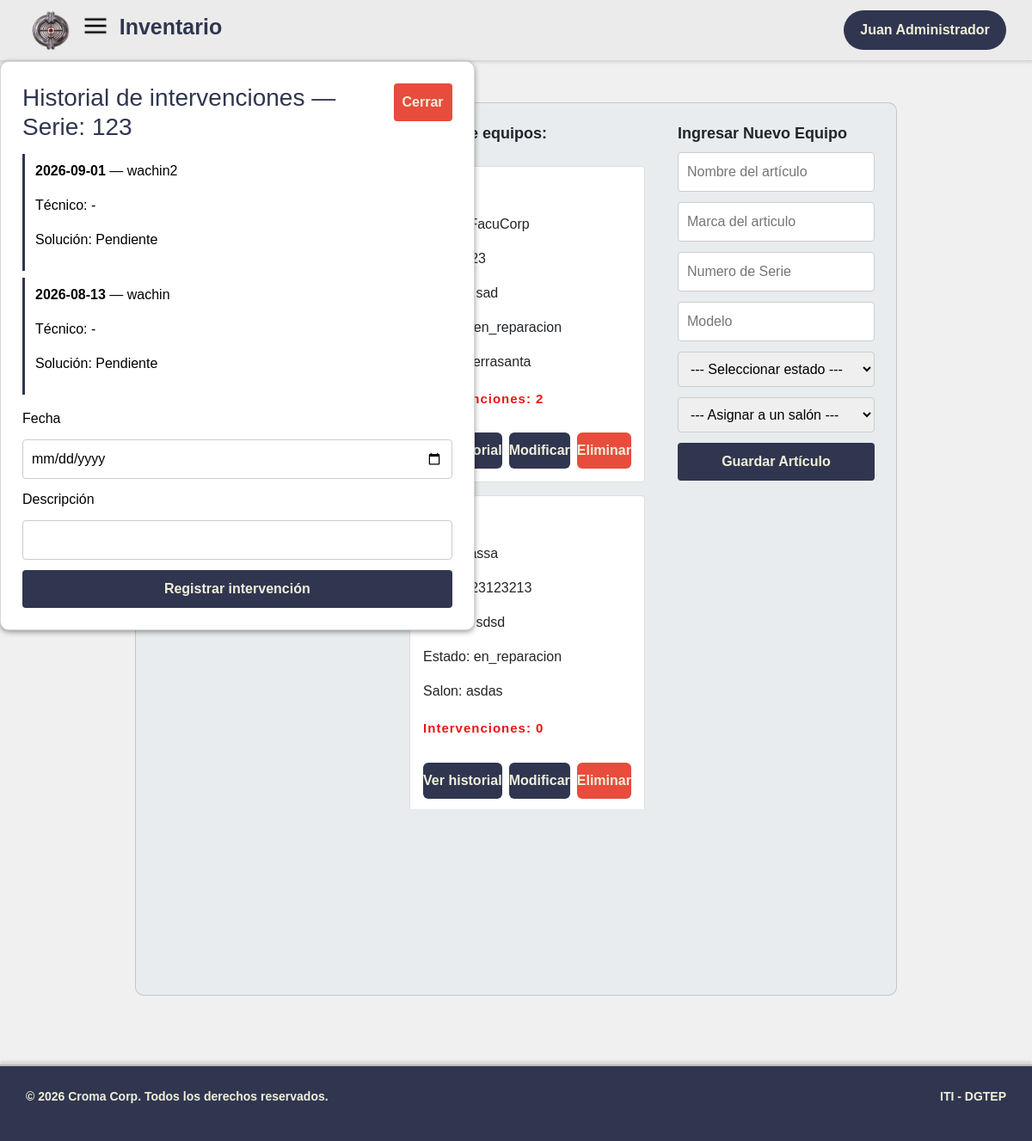
Page /Presentacion/html/inventario.php?historial=123 (signed in) on the committed database.
### tables this page shows
CREATE TABLE `inventario` (
  `numero_serie` varchar(50) NOT NULL,
  `nombre` varchar(50) NOT NULL,
  `marca` varchar(50) NOT NULL,
  `modelo` varchar(50) NOT NULL,
  `estado` enum('operativo','en_reparacion','de_baja','prestado') NOT NULL DEFAULT 'operativo',
  `numero_intervenciones` int(11) NOT NULL DEFAULT 0,
  `id_salon` int(11) NOT NULL,
  `cedula_administrador` varchar(12) DEFAULT NULL
);

CREATE TABLE `salon` (
  `id_salon` int(11) NOT NULL,
  `nombre` varchar(50) NOT NULL,
  `tipo` enum('laboratorio','taller','aula','oficina') NOT NULL
);

CREATE TABLE `intervencion` (
  `id_intervencion` int(11) NOT NULL,
  `numero_serie` varchar(50) NOT NULL,
  `fecha` date NOT NULL,
  `descripcion` text NOT NULL,
  `tecnico` varchar(12) DEFAULT NULL,
  `solucion` text DEFAULT NULL
);

### Datos/Clases/ClassInventario.php (called while the page is built, shortened)
<?php
require __DIR__ . '/../DataBase/ConexionMYSQL/conexion.php';
class Inventario{
 public static function mostrar(){
    global $conexion;
    $sql = $conexion->query("SELECT tipo, nombre, id_salon FROM salon");
    $sql2 = $conexion->query("SELECT inventario.numero_serie, inventario.nombre, inventario.marca, inventario.modelo,
               inventario.estado, inventario.numero_intervenciones, inventario.id_salon,
               salon.nombre AS nombre_salon
                FROM inventario
                JOIN salon ON inventario.id_salon = salon.id_salon");
    $salones = $sql->fetch_all(MYSQLI_ASSOC);
    $equipos = $sql2->fetch_all(MYSQLI_ASSOC);
    return [
        "salones" => $salones,
        "equipos" => $equipos
    ];
}
}
?>

### Procesos/mostrarinventario.php (called while the page is built, shortened)
<?php
require __DIR__ . "../../Datos/Clases/ClassInventario.php";
require __DIR__ . "../../Datos/Clases/ClassIntervencion.php";
if($_SERVER['REQUEST_METHOD'] === 'POST'){
$ok = Inventario::mostrar();
$salones = $ok['salones'];
$equipos = $ok['equipos'];
}else{
    $ok = Inventario::mostrar();
    $equipos = $ok['equipos'];
}
if (isset($_GET['historial'])) {
    $numeroSerieHistorial = $_GET['historial'];
    $historial = Intervencion::mostrarPorEquipo($numeroSerieHistorial, $conexion);
}
$editando = null;
?>

### Datos/Clases/ClassIntervencion.php (called while the page is built, shortened)
<?php
class Intervencion {
    public static function mostrarPorEquipo($numero_serie, $conexion) {
        $sql = "SELECT fecha, descripcion, tecnico, solucion FROM intervencion WHERE numero_serie = ? ORDER BY fecha DESC";
        $stmt = $conexion->prepare($sql);
        $stmt->bind_param("s", $numero_serie);
        $stmt->execute();
        $resultado = $stmt->get_result();
        return $resultado->fetch_all(MYSQLI_ASSOC);
    }
}
?>

### Presentacion/html/inventario.php (the view, shortened to what this page needs)
<!DOCTYPE html>
<html lang="en">
<head>
  <link rel="stylesheet" href="https://cdn.jsdelivr.net/npm/bootstrap@5.3.3/dist/css/bootstrap.min.css">
  <link rel="stylesheet" href="../css/global.css">
  <link rel="stylesheet" href="../css/inventario.css">
</head>
<body data-modulo="inventario">
<header>
   <h1 id="titulo">Inventario</h1>
 <?php require '../globales/Header.php'?>
</header>
    <main>
          <section id="contenido">
            <section id="busqueda">
                <form method="post" action="../../Procesos/busquedainventario.php">
                <button type="submit">Buscar</button>
                </form>
            </section>
            <article id="seccion-listado">
                <h3 class="titulo-seccion">Inventario de equipos:</h3>
                    <?php
                    include_once '../../Procesos/mostrarinventario.php';
                    ?>
                        <ul id="listado-equipos">
        <?php foreach ($equipos as $equipo): ?>
            <li class="tarjeta-producto">
                <p class="tarjeta-nombre"><?= htmlspecialchars($equipo['nombre']) ?></p>
                <p class="tarjeta-marca">Marca: <?= htmlspecialchars($equipo['marca']) ?></p>
                <p class="tarjeta-serie">Serie: <?= htmlspecialchars($equipo['numero_serie']) ?></p>
                <p class="tarjeta-modelo">Modelo: <?= htmlspecialchars($equipo['modelo']) ?></p>
                <p class="tarjeta-estado">Estado: <?= htmlspecialchars($equipo['estado']) ?></p>
                <p class="tarjeta-salon">Salon: <?= htmlspecialchars($equipo['nombre_salon'] ?? 'Sin asignar') ?></p>
                <p class="tarjeta-intervenciones">Intervenciones: <?= $equipo['numero_intervenciones'] ?></p>
                <div class="tarjeta-acciones">
                    <form method="post" action="../../Procesos/registrarintervencion.php">
                    <a class="boton-historial" href="?historial=<?= $equipo['numero_serie'] ?>">Ver historial</a>
                    </form>
                    <form>
                    <a class="boton-modificar" href="?editar=<?= $equipo['numero_serie'] ?>">Modificar</a>
                    </form>
                    <form method="post" action="../../Procesos/eliminarinventario.php" style="display:inline">
                        <button class="boton-eliminar" type="submit" onclick="return confirm('¿Seguro que quiere eliminar este equipo?')">Eliminar</button>
                    </form>
                </div>
            </li>
        <?php endforeach; ?>
        </ul>
            </article>
            <article id="seccion-formulario">
                <h3 class="titulo-seccion">Ingresar Nuevo Equipo</h3>
                <form id="formulario-producto" method="post" action="../../Procesos/backend/procesoinventario.php">
                    <input name="nombre" type="text" id="nombre" placeholder="Nombre del artículo" required value="<?= $editando ? htmlspecialchars($editando['nombre']) : '' ?>">
                    <input name="marca" type="text" id="marca" placeholder="Marca del articulo" required value="<?= $editando ? htmlspecialchars($editando['marca']) : '' ?>">
                    <input name="numero_serie" type="text" class="numSerie" placeholder="Numero de Serie" required value="<?= $editando ? htmlspecialchars($editando['numero_serie']) : '' ?>" <?= $editando ? 'readonly' : '' ?>>
                    <input name="modelo" type="text" class="numSerie" placeholder="Modelo" required value="<?= $editando ? htmlspecialchars($editando['modelo']) : '' ?>">
                    <select name="estado" id="estado" required>
                        <option value="">--- Seleccionar estado ---</option>
                    </select>
                    <select name="id_salon" id="salonInventario" required>
                        <option value="">--- Asignar a un salón ---</option>
                    </select>
                    <button id="submit" type="submit">Guardar Artículo</button>
                </form>
            </article>
        </section>
                    <dialog id="dialogHistorial" <?= $numeroSerieHistorial ? 'open' : '' ?>>
                    <button id="cerrarHistorial" type="button" onclick="document.getElementById('dialogHistorial').close()">Cerrar</button>
                    <h3 id="tituloHistorial">Historial de intervenciones — Serie: <?= htmlspecialchars($numeroSerieHistorial ?? '') ?></h3>
                    <ul id="listaHistorial">
                        <?php if (empty($historial)): ?>
                            <li>Este equipo todavía no tuvo intervenciones.</li>
                        <?php else: ?>
                            <?php foreach ($historial as $h): ?>
                                <li class="item-historial">
                                    <p><strong><?= htmlspecialchars($h['fecha']) ?></strong> — <?= htmlspecialchars($h['descripcion']) ?></p>
                                    <p>Técnico: <?= htmlspecialchars($h['tecnico'] ?? '-') ?></p>
                                    <p>Solución: <?= htmlspecialchars($h['solucion'] ?? 'Pendiente') ?></p>
                                </li>
                            <?php endforeach; ?>
                        <?php endif; ?>
                    </ul>
                    <?php if ($numeroSerieHistorial): ?>
                        <form method="post" action="../../Procesos/registrarintervencion.php">
                            <label for="fecha">Fecha</label>
                            <input type="date" name="fecha" id="fecha">
                            <label for="descripcion">Descripción</label>
                            <input type="text" name="descripcion" id="descripcion" required>
                            <button type="submit">Registrar intervención</button>
                        </form>
                    <?php endif; ?>
                </dialog>
    </main>
        <?php include '../globales/Footer.php' ?>
</body>
</html>

### Presentacion/css/global.css (style rules this page uses)
* { margin: 0; padding: 0; box-sizing: border-box; text-decoration: none; font-family:Arial, Helvetica, sans-serif; }
html { scroll-behavior: smooth; overflow-x: hidden; }
body { font-family: 'Helvetica Neue', Helvetica, Arial, sans-serif; margin: 0; padding: 0; display: flex; flex-direction: column; min-height: 100vh; background-color: #f0f0f0; overflow-x: hidden; max-width: 100%; }
main { flex: 1; display: flex; justify-content: center; min-width: 0; }
#titulo { text-align: left; order: 3; }
header { display: grid; grid-template-columns: auto auto auto 1fr; align-items: center; border-bottom: 1px solid #d6d6d6; background-color: #ebebeb; box-shadow: 0 2px 3px rgba(0, 0, 0, 0.1); padding: 10px 30px; }
header h1 { font-size: 25px; color: #30364F; font-weight: bold; margin-left: 0.5em; }

### Presentacion/css/inventario.css (style rules this page uses)
.titulo-seccion { font-size: 18px; margin-bottom: 10px; font-weight: bold; }
.tarjeta-producto { background-color: white; border: 1px solid #ddd; padding: 15px; margin-bottom: 15px; border-radius: 4px; transition: all 0.3s ease; display: flex; flex-direction: column; }
.tarjeta-nombre { font-weight: bold; font-size: 16px; }
.tarjeta-acciones { display: flex; gap: 8px; margin-top: auto; padding-top: 12px; }
.boton-historial, .boton-modificar, .boton-eliminar { flex: 1; padding: 9px 0; font-weight: bold; border: none; border-radius: 6px; cursor: pointer; transition: 0.25s ease; color: #F0F0DB; }
.boton-historial, .boton-modificar { background-color: #30364F; }
.boton-eliminar { background-color: #e74c3c; }
.tarjeta-intervenciones { color: #ee1313; font-size: 15px; margin-top: 4px; font-weight: bold; letter-spacing: 1px; }
#dialogHistorial { border: 1px solid #d6d6d6; border-radius: 10px; padding: 25px; max-width: 90vw; box-shadow: 0 2px 6px rgba(0, 0, 1, 0.4); }
#tituloHistorial { color: #30364F; margin-bottom: 15px; }
#cerrarHistorial { float: right; background-color: #e74c3c; color: #F0F0DB; }
#listaHistorial { list-style: none; padding: 0; }
.item-historial { border-left: 3px solid #30364F; padding: 8px 12px; margin-bottom: 8px; }
#contenido { background-color: #e8ecef; padding: 25px; border-radius: 10px; margin-top: 20px; border: 1px solid rgba(0, 0, 0, 0.158); display: flex; align-items: flex-start; gap: 2em; margin: 3em; transition: 0.5s; }
#seccion-listado { flex: 1; max-height: 60vh; overflow-y: auto; padding-right: 6px; }
#seccion-formulario { position: sticky; top: 20px; align-self: flex-start; min-width: 220px; }
#contenido input { transition: 0.5s; }
form { display: flex; flex-direction: column; gap: 12px; }
a { display: inline-block; text-decoration: none; }
input, select, button { padding: 10px; font-size: 16px; border: 1px solid #ccc; border-radius: 4px; }
button, #submit { background-color: #30364F; color: #F0F0DB; border: none; cursor: pointer; transition: 0.5s; font-weight: bold; }
ul { list-style: none; }

### rows in the picture
inventario: marca "FacuCorp", numero_serie "123", modelo "sad", estado "en_reparacion", id_salon.nombre "tierrasanta", numero_intervenciones "2"
inventario: marca "assa", numero_serie "123123213", modelo "sdsd", estado "en_reparacion", id_salon.nombre "asdas", numero_intervenciones "0"
intervencion: fecha "2026-09-01", descripcion "wachin2", tecnico "-", solucion "Pendiente"
intervencion: fecha "2026-08-13", descripcion "wachin", tecnico "-", solucion "Pendiente"

### other values in the picture
$usuario['nombre'] . " " . $usuario['apellido'] "Juan Administrador"
$numeroSerieHistorial "123"
